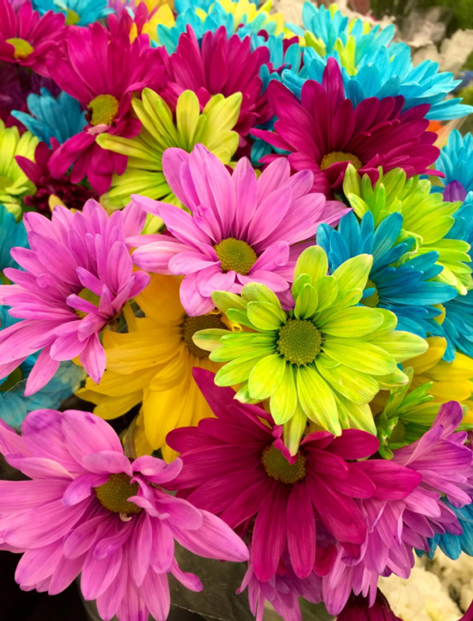
#> input picture dip/Image Processing Lab/DIPlab/requirements/requirement.png, 473 x 621 px, found by its file name
$ python Exercise-22.py
#> lines starting #> are read from the running program, lines starting #| are printed output that depends on the picture
#> further down, rgb_img is the input picture: shape (621, 473, 3); mean B, G, R 94.6, 101.2, 161.1
# 22. To create a program to convert the RGB color image to HSI image

import cv2
import numpy as np

def rgb_to_hsi(image):
    # Convert image to float and normalize to [0, 1]
    img = image.astype(np.float32) / 255.0
    R, G, B = img[:,:,2], img[:,:,1], img[:,:,0]  # OpenCV uses BGR

    # ----- Intensity -----
    I = (R + G + B) / 3

    # ----- Saturation -----
    min_rgb = np.minimum(np.minimum(R, G), B)
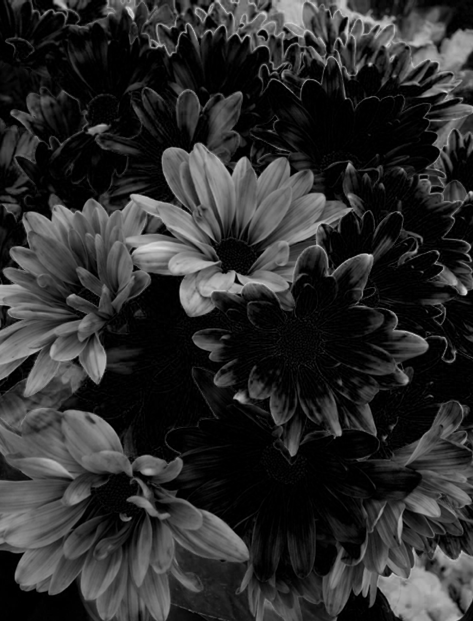
#> min_rgb: shape (621, 473) float32; min 0, max 0.875, mean 0.174
    S = 1 - (3 / (R + G + B + 1e-6)) * min_rgb  # Avoid division by zero
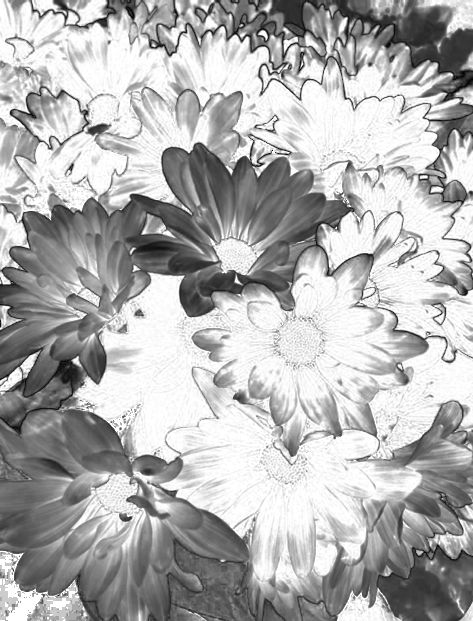
#> S: shape (621, 473) float32; min 7.75e-07, max 1, mean 0.696

    # ----- Hue -----
    num = 0.5 * ((R - G) + (R - B))
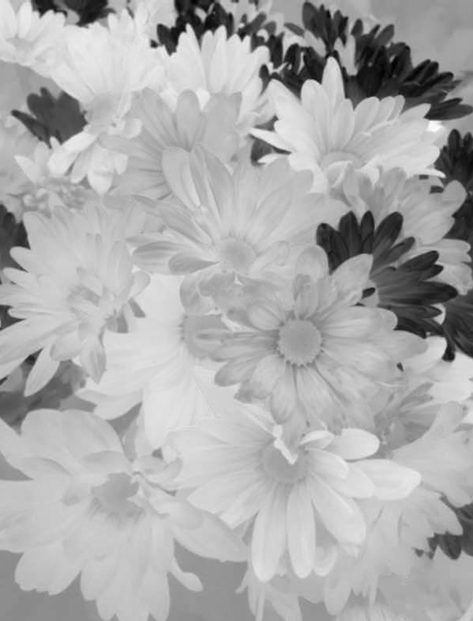
#> num: shape (621, 473) float32; min -0.898, max 0.796, mean 0.248; drawn with min black and max white
    den = np.sqrt((R - G)**2 + (R - B)*(G - B)) + 1e-6  # Avoid division by zero
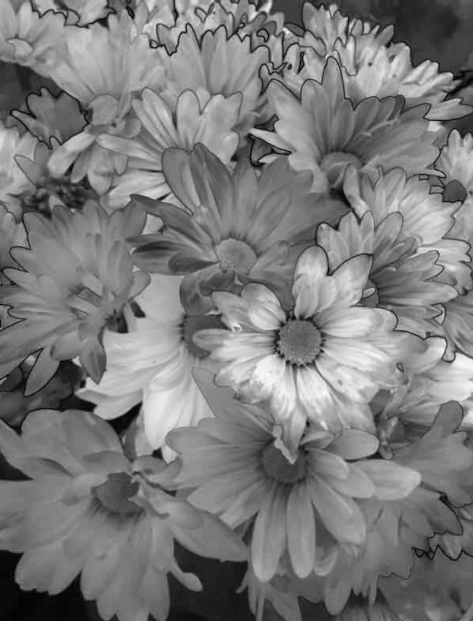
#> den: shape (621, 473) float32; min 1e-06, max 0.992, mean 0.484
    theta = np.arccos(num / den)
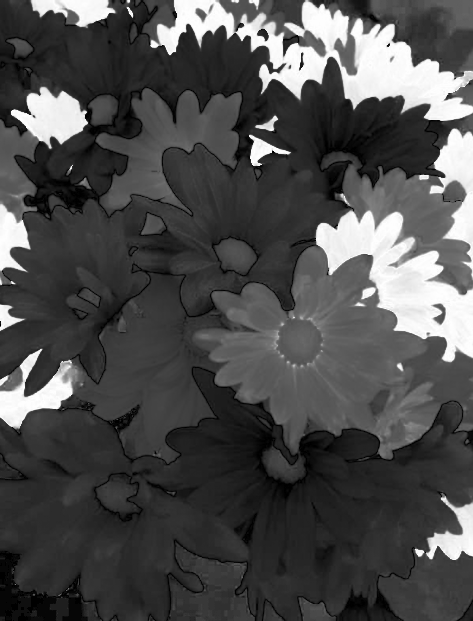
#> theta: shape (621, 473) float32; min 0.00192, max 3.14, mean 0.956; drawn with min black and max white

    H = np.where(B <= G, theta, 2 * np.pi - theta)
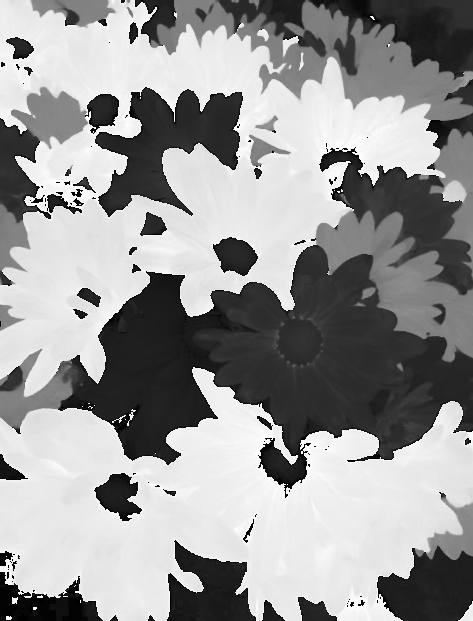
#> H: shape (621, 473) float32; min 0.00192, max 6.28, mean 3.74; drawn with min black and max white
    H = H / (2 * np.pi)  # Normalize to [0, 1]

    # Stack HSI channels
    HSI = cv2.merge((H, S, I))
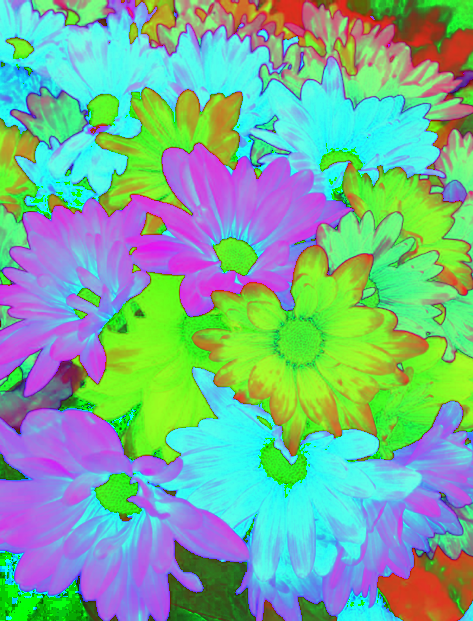
#> HSI: shape (621, 473, 3) float32; mean of channels 0, 1, 2 0.595, 0.696, 0.467; drawn as B, G, R
    return HSI

# Load RGB image
rgb_img = cv2.imread(r"C:\23054-AI-008\sem5\dip\Image Processing Lab\DIPlab\requirements\requirement.png")
# Convert to HSI
hsi_img = rgb_to_hsi(rgb_img)

# Display HSI channels separately
cv2.imshow('Hue', hsi_img[:,:,0])
cv2.imshow('Saturation', hsi_img[:,:,1])
cv2.imshow('Intensity', hsi_img[:,:,2])
cv2.waitKey(0)
cv2.destroyAllWindows()
